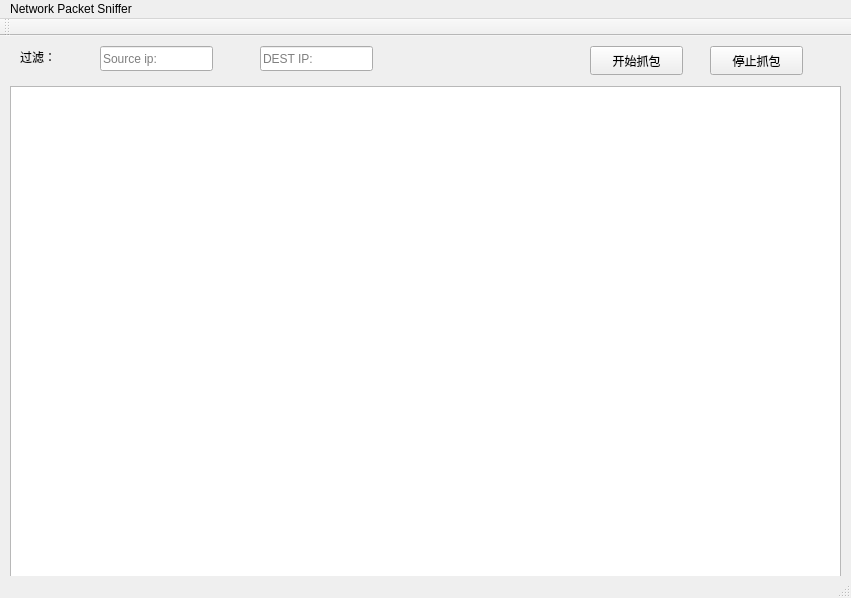
<?xml version="1.0" encoding="UTF-8"?>
<ui version="4.0">
 <class>QtWidgetsApplication1Class</class>
 <widget class="QMainWindow" name="QtWidgetsApplication1Class">
  <property name="geometry">
   <rect>
    <x>0</x>
    <y>0</y>
    <width>851</width>
    <height>598</height>
   </rect>
  </property>
  <property name="windowTitle">
   <string>QtWidgetsApplication1</string>
  </property>
  <widget class="QWidget" name="centralWidget">
   <widget class="QLineEdit" name="lineEdit">
    <property name="geometry">
     <rect>
      <x>100</x>
      <y>10</y>
      <width>113</width>
      <height>25</height>
     </rect>
    </property>
    <property name="placeholderText">
     <string>Source ip:</string>
    </property>
   </widget>
   <widget class="QLineEdit" name="lineEdit_2">
    <property name="geometry">
     <rect>
      <x>260</x>
      <y>10</y>
      <width>113</width>
      <height>25</height>
     </rect>
    </property>
    <property name="placeholderText">
     <string>DEST IP:</string>
    </property>
   </widget>
   <widget class="QPushButton" name="pushButton">
    <property name="geometry">
     <rect>
      <x>590</x>
      <y>10</y>
      <width>93</width>
      <height>29</height>
     </rect>
    </property>
    <property name="text">
     <string>开始抓包</string>
    </property>
   </widget>
   <widget class="QPushButton" name="pushButton_2">
    <property name="geometry">
     <rect>
      <x>710</x>
      <y>10</y>
      <width>93</width>
      <height>29</height>
     </rect>
    </property>
    <property name="text">
     <string>停止抓包</string>
    </property>
   </widget>
   <widget class="QLabel" name="label">
    <property name="geometry">
     <rect>
      <x>20</x>
      <y>10</y>
      <width>69</width>
      <height>21</height>
     </rect>
    </property>
    <property name="text">
     <string>过滤：</string>
    </property>
   </widget>
   <widget class="QTableView" name="tableView">
    <property name="geometry">
     <rect>
      <x>10</x>
      <y>50</y>
      <width>831</width>
      <height>491</height>
     </rect>
    </property>
   </widget>
  </widget>
  <widget class="QToolBar" name="mainToolBar">
   <attribute name="toolBarArea">
    <enum>TopToolBarArea</enum>
   </attribute>
   <attribute name="toolBarBreak">
    <bool>false</bool>
   </attribute>
  </widget>
  <widget class="QStatusBar" name="statusBar"/>
  <widget class="QMenuBar" name="menuBar">
   <property name="geometry">
    <rect>
     <x>0</x>
     <y>0</y>
     <width>851</width>
     <height>26</height>
    </rect>
   </property>
   <widget class="QMenu" name="menu">
    <property name="title">
     <string>Network Packet Sniffer</string>
    </property>
   </widget>
   <addaction name="menu"/>
  </widget>
 </widget>
 <layoutdefault spacing="6" margin="11"/>
 <resources>
  <include location="QtWidgetsApplication1.qrc"/>
 </resources>
 <connections/>
</ui>
